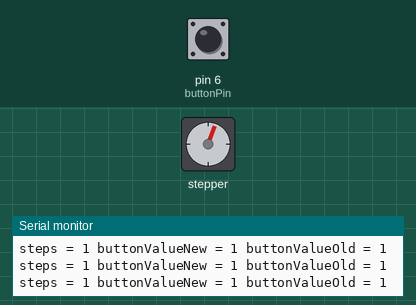
A sketch run on a simulated Arduino Uno, built with avr-gcc and run on an emulated ATmega328P. On the bench: stepper motor, the last lines printed to the serial monitor. The test bench sets the inputs (shaded band); at power-on: pin 6 (buttonPin) HIGH. Stepper angles assume 2048 steps per turn.

Above: at 1.2 s.
1.3 s: pin 6 (buttonPin) pulled LOW for 0.15 s
At 2.25 s:
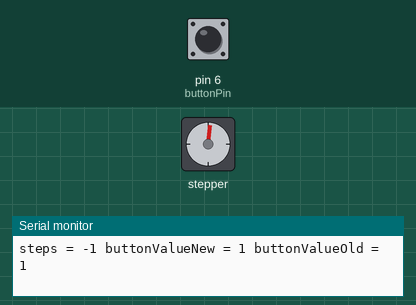
4.3 s: pin 6 (buttonPin) pulled LOW for 1 s
At 4.64 s:
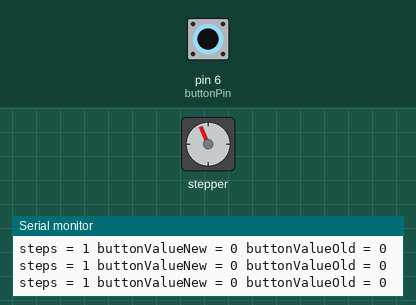
8.3 s: pin 6 (buttonPin) pulled LOW for 0.15 s
At 11.17 s:
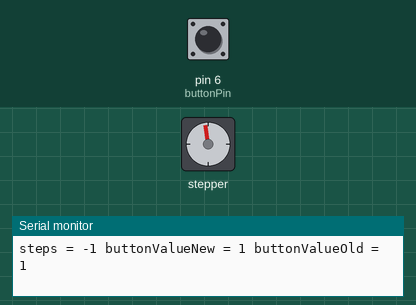
11.4 s: pin 6 (buttonPin) pulled LOW for 3.2 s
At 14.59 s:
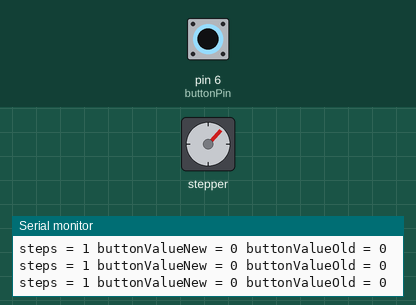
17.2 s: pin 6 (buttonPin) driven LOW
20.2 s: pin 6 (buttonPin) pulsed HIGH 5 times (0.12 s each, 0.3 s apart)
Timing chart, 0 to 27.8 s (numbered marks = the images above; inputs shaded):
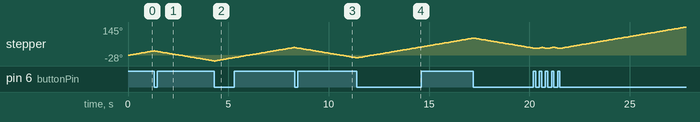

The sketch:

Class_35_How_To_Use_A_Stepper_Motor.ino
```cpp
#include <Stepper.h>
int StepsPerRevolution = 2048;
int motSpeed = 10;
Stepper myStepper(StepsPerRevolution, 8 , 10 , 9 , 11 );
int steps = 2048;

int delayTime = 500;

int buttonPin = 6;
int motorDir = 1;
int buttonValueNew ;
int buttonValueOld = 1;


void setup() {  // put your setup code here, to run once:

Serial.begin(9600);
myStepper.setSpeed(motSpeed);

pinMode (buttonPin,INPUT);
digitalWrite(buttonPin,HIGH);
}

void loop() {  // put your main code here, to run repeatedly:

buttonValueNew = digitalRead(buttonPin);

if((buttonValueNew == 0) && (buttonValueOld == 1))
{
  motorDir = (-1)*motorDir;
}
myStepper.step(motorDir*5);

buttonValueOld = buttonValueNew;

Serial.print("steps = ");
Serial.print(motorDir);
Serial.print(" buttonValueNew = ");
Serial.print(buttonValueNew);
Serial.print(" buttonValueOld = ");
Serial.println(buttonValueOld);


}
```
